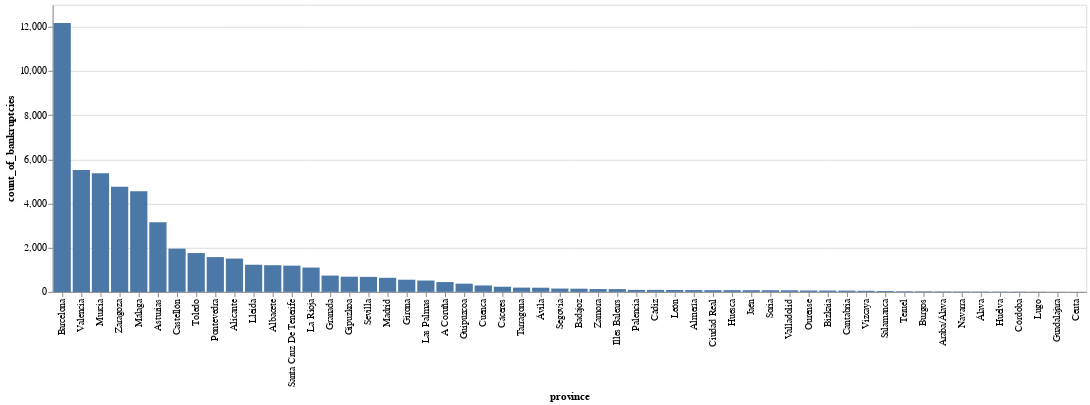

The notebook cell saved with this chart:
### Markdown cell above
## Bankruptcies by Province

It seems that the data is very focused on Barcleona:

### Code cell
import altair as alt
import pandas as pd


alt.Chart(df_provinces).mark_bar().encode(
    y='count_of_bankruptcies:Q',
    x=alt.Y('province:N', sort='-y'),
    tooltip = ['province','count_of_bankruptcies']
)

### Figure 1 — Vega-Lite specification as saved in the notebook (floating-point values rounded to 4 significant figures)
{"config": {"view": {"continuousWidth": 400, "continuousHeight": 300}}, "data": {"name": "data-338c9143d0babce963e071d2612bbd92"}, "mark": "bar", "encoding": {"tooltip": [{"type": "nominal", "field": "province"}, {"type": "quantitative", "field": "count_of_bankruptcies"}], "x": {"type": "nominal", "field": "province", "sort": "-y"}, "y": {"type": "quantitative", "field": "count_of_bankruptcies"}}, "$schema": "https://vega.github.io/schema/vega-lite/v4.8.1.json", "datasets": {"data-338c9143d0babce963e071d2612bbd92": [{"province": "Barcelona", "count_of_bankruptcies": 12176}, {"province": "Valencia", "count_of_bankruptcies": 5524}, {"province": "Murcia", "count_of_bankruptcies": 5373}, {"province": "Zaragoza", "count_of_bankruptcies": 4757}, {"province": "Málaga", "count_of_bankruptcies": 4552}, {"province": "Asturias", "count_of_bankruptcies": 3154}, {"province": "Castellón", "count_of_bankruptcies": 1957}, {"province": "Toledo", "count_of_bankruptcies": 1759}, {"province": "Pontevedra", "count_of_bankruptcies": 1576}, {"province": "Alicante", "count_of_bankruptcies": 1509}, {"province": "Lleida", "count_of_bankruptcies": 1229}, {"province": "Albacete", "count_of_bankruptcies": 1208}, {"province": "Santa Cruz De Tenerife", "count_of_bankruptcies": 1189}, {"province": "La Rioja", "count_of_bankruptcies": 1101}, {"province": "Granada", "count_of_bankruptcies": 738}, {"province": "Gipuzkoa", "count_of_bankruptcies": 689}, {"province": "Sevilla", "count_of_bankruptcies": 680}, {"province": "Madrid", "count_of_bankruptcies": 637}, {"province": "Girona", "count_of_bankruptcies": 551}, {"province": "Las Palmas", "count_of_bankruptcies": 514}, {"province": "A Coruña", "count_of_bankruptcies": 445}, {"province": "Guipúzcoa", "count_of_bankruptcies": 372}, {"province": "Cuenca", "count_of_bankruptcies": 291}, {"province": "Cáceres", "count_of_bankruptcies": 233}, {"province": "Tarragona", "count_of_bankruptcies": 193}, {"province": "Ávila", "count_of_bankruptcies": 189}, {"province": "Segovia", "count_of_bankruptcies": 151}, {"province": "Badajoz", "count_of_bankruptcies": 144}, {"province": "Zamora", "count_of_bankruptcies": 129}, {"province": "Illes Balears", "count_of_bankruptcies": 127}, {"province": "Palencia", "count_of_bankruptcies": 90}, {"province": "Cádiz", "count_of_bankruptcies": 90}, {"province": "León", "count_of_bankruptcies": 85}, {"province": "Almería", "count_of_bankruptcies": 82}, {"province": "Ciudad Real", "count_of_bankruptcies": 79}, {"province": "Huesca", "count_of_bankruptcies": 79}, {"province": "Jaén", "count_of_bankruptcies": 76}, {"province": "Soria", "count_of_bankruptcies": 74}, {"province": "Valladolid", "count_of_bankruptcies": 72}, {"province": "Ourense", "count_of_bankruptcies": 62}, {"province": "Bizkaia", "count_of_bankruptcies": 61}, {"province": "Cantabria", "count_of_bankruptcies": 58}, {"province": "Vizcaya", "count_of_bankruptcies": 49}, {"province": "Salamanca", "count_of_bankruptcies": 38}, {"province": "Teruel", "count_of_bankruptcies": 27}, {"province": "Burgos", "count_of_bankruptcies": 26}, {"province": "Araba/Álava", "count_of_bankruptcies": 21}, {"province": "Navarra", "count_of_bankruptcies": 17}, {"province": "Álava", "count_of_bankruptcies": 14}, {"province": "Huelva", "count_of_bankruptcies": 12}, {"province": "Córdoba", "count_of_bankruptcies": 11}, {"province": "Lugo", "count_of_bankruptcies": 9}, {"province": "Guadalajara", "count_of_bankruptcies": 5}, {"province": "Ceuta", "count_of_bankruptcies": 2}]}}
